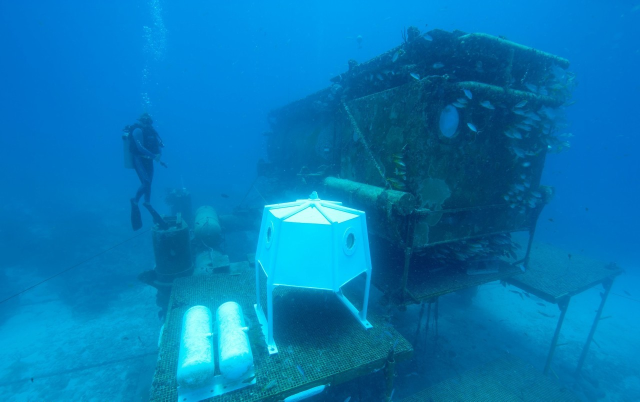
#> input picture data/附件一/10_img_.png, 1280 x 803 px (shown at 1/2 size); its folder holds only this picture in this run
$ python T4_optimizing_basedT3.py
#> lines starting #> are read from the running program, lines starting #| are printed output that depends on the picture
#  T4_optimizing_basedT3.py
import os
import cv2
import numpy as np
import pandas as pd
from tqdm import tqdm


# 计算 PSNR（峰值信噪比）
def calculate_psnr(image, reference):
    mse = np.mean((image.astype(np.float64) - reference.astype(np.float64)) ** 2)
    if mse == 0:
        return float('inf')
    return 20 * np.log10(255.0 / np.sqrt(mse))


# 计算 UCIQE 指标
def calculate_uciqe(image):
    lab = cv2.cvtColor(image, cv2.COLOR_BGR2LAB)
    l_channel, a_channel, b_channel = cv2.split(lab)
    chroma = np.sqrt(a_channel.astype(np.float64) ** 2 + b_channel.astype(np.float64) ** 2)
    ucq = np.mean(l_channel.astype(np.float64)) * np.std(chroma) / (np.mean(chroma) + 1e-6)
    return ucq


# 计算 UIQM 指标
def calculate_uiqm(image):
    hsv = cv2.cvtColor(image, cv2.COLOR_BGR2HSV)
    h, s, v = cv2.split(hsv)
    uiqm = 0.5 * np.std(h.astype(np.float64)) + 0.25 * np.std(s.astype(np.float64)) + 0.25 * np.mean(
        v.astype(np.float64))
    return uiqm


# 从图像增强函数
def enhance_underwater_image(img):
    """
    水下图像增强，包括白平衡调整、去雾、直方图均衡化和伽马校正。
    参数:
        img (numpy.ndarray): 输入图像，BGR 格式。
    返回:
        numpy.ndarray: 增强后的图像。
    """
    # 按照 enhance.py 中定义的增强流水线
    img = super_resolution(img)
    gray_image = cv2.cvtColor(img, cv2.COLOR_BGR2GRAY)
    mean_brightness = np.mean(gray_image)
    img = sharpen_with_kernel(img)
    img = dehaze(img)
    if mean_brightness < 50:
        img = gamma_correction(img, gamma=1.8)
    img = white_balance(img)
    img = histogram_equalization(img, clip_limit=2.0, tile_grid_size=(8, 8))
    return img


# 伽马校正
# [19 lines left out: function gamma_correction, not called in this run]


def super_resolution(img):
    """
    使用预训练的超分辨率模型提高分辨率。
    参数:
        img (numpy.ndarray): 输入低分辨率图像。
    返回:
        numpy.ndarray: 高分辨率图像。
    """
    sr = cv2.dnn_superres.DnnSuperResImpl_create()
    # 加载预训练的 ESPCN 模型
    model_path = "ESPCN_x2.pb"  # 替换为实际模型路径
    try:
        sr.readModel(model_path)
    except Exception as e:
        raise RuntimeError(f"模型加载失败: {e}")
    sr.setModel("espcn", 2)  # 使用 ESPCN 模型，放大倍数为 2
    if len(img.shape) == 2:
        img = cv2.cvtColor(img, cv2.COLOR_GRAY2BGR)
    elif img.shape[2] == 3:
        img = cv2.cvtColor(img, cv2.COLOR_BGR2RGB)
    else:
        raise ValueError("输入图像必须是灰度图像或 3 通道彩色图像。")
    height, width = img.shape[:2]
    new_height = (height // 2) * 2
    new_width = (width // 2) * 2
    resized_img = cv2.resize(img, (new_width, new_height), interpolation=cv2.INTER_AREA)
    try:
        high_res_img = sr.upsample(resized_img)
    except Exception as e:
        raise RuntimeError(f"超分辨率处理失败: {e}")
    high_res_img = cv2.cvtColor(high_res_img, cv2.COLOR_RGB2BGR)
    return high_res_img


# [160 lines left out: functions sharpen_with_kernel, white_balance, dehaze, get_dark_channel, estimate_atmospheric_light, estimate_transmission and 3 more, not called in this run]


# 主函数：处理图像并计算指标
# 主函数：处理图像并计算指标
def enhance_and_evaluate(image_folder, output_excel, output_image_folder):
#> called with image_folder = '../../data/附件一'
    os.makedirs(output_image_folder, exist_ok=True)
    results = []

    # 列出图像文件
    image_files = [f for f in os.listdir(image_folder) if f.lower().endswith(('.jpg', '.png', '.bmp'))]

    for file_name in tqdm(image_files, desc="处理图像"):
        file_path = os.path.join(image_folder, file_name)
        if not os.path.isfile(file_path):
            print(f"跳过非文件: {file_name}")
            continue

        # 读取图像
        img = cv2.imread(file_path)
#> img is the input picture: shape (803, 1280, 3); mean B, G, R 181.9, 121.8, 4.2
        if img is None:
            print(f"无法处理图像: {file_name}")
            continue

        reference = np.full_like(img, 128, dtype=np.uint8)

        # 原始指标
        psnr_before = calculate_psnr(img, reference)
#> in calculate_psnr, `mse = np.mean((image.astype(np.float64) - reference.astype(np.float64)..`: mse = 7220.5
#> psnr_before = 9.55
        uciqe_before = calculate_uciqe(img)
#> in calculate_uciqe, `lab = cv2.cvtColor(image, cv2.COLOR_BGR2LAB)`: lab: shape (803, 1280, 3); mean of channels 0, 1, 2 123.5, 122.9, 88.7
#> in calculate_uciqe, `l_channel, a_channel, b_channel = cv2.split(lab)`:
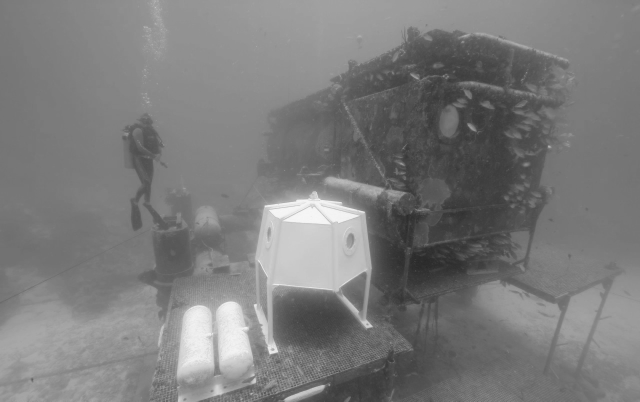
#> l_channel: shape (803, 1280) (shown at 1/2 size); min 39, max 247, mean 123.5
#> in calculate_uciqe, `l_channel, a_channel, b_channel = cv2.split(lab)`:
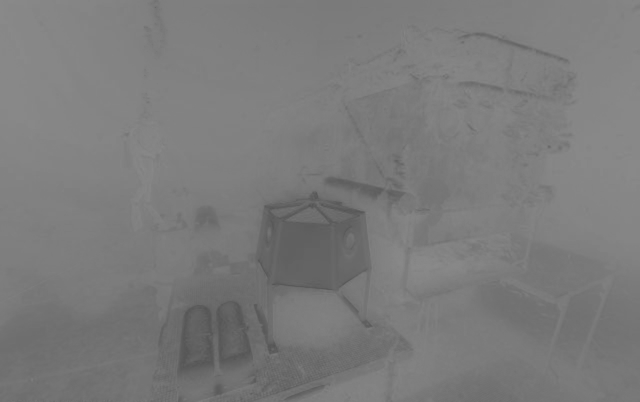
#> a_channel: shape (803, 1280) (shown at 1/2 size); min 82, max 139, mean 122.9
#> in calculate_uciqe, `l_channel, a_channel, b_channel = cv2.split(lab)`:
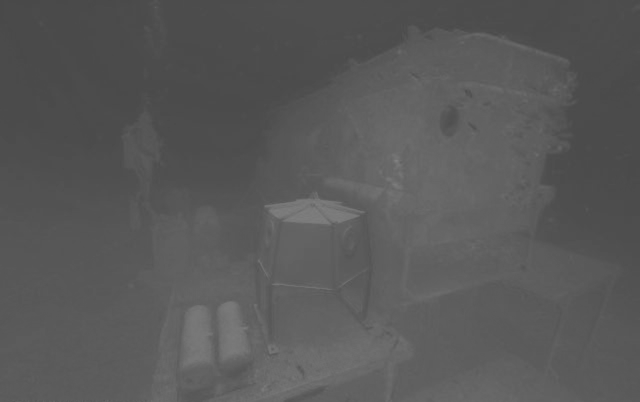
#> b_channel: shape (803, 1280) (shown at 1/2 size); min 72, max 132, mean 88.7
#> in calculate_uciqe, `chroma = np.sqrt(a_channel.astype(np.float64) ** 2 + b_channel.astype(..`:
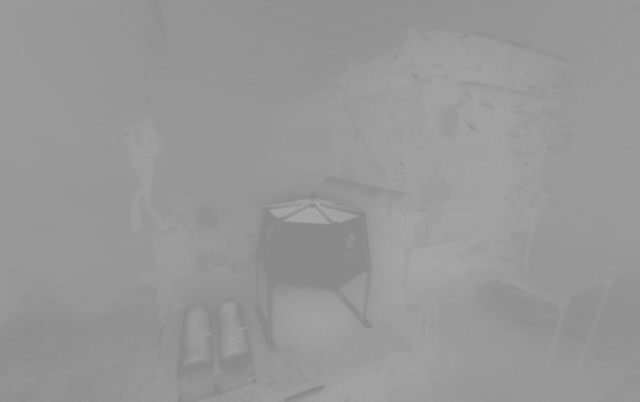
#> chroma: shape (803, 1280) float64 (shown at 1/2 size); min 137.2, max 169.2, mean 152.1
#> in calculate_uciqe, `ucq = np.mean(l_channel.astype(np.float64)) * np.std(chroma) / (np.mea..`: ucq = 4.32
#> uciqe_before = 4.32
        uiqm_before = calculate_uiqm(img)
#> in calculate_uiqm, `hsv = cv2.cvtColor(image, cv2.COLOR_BGR2HSV)`: hsv: shape (803, 1280, 3); mean H, S, V 100.1, 249.8, 181.9
#> in calculate_uiqm, `h, s, v = cv2.split(hsv)`:
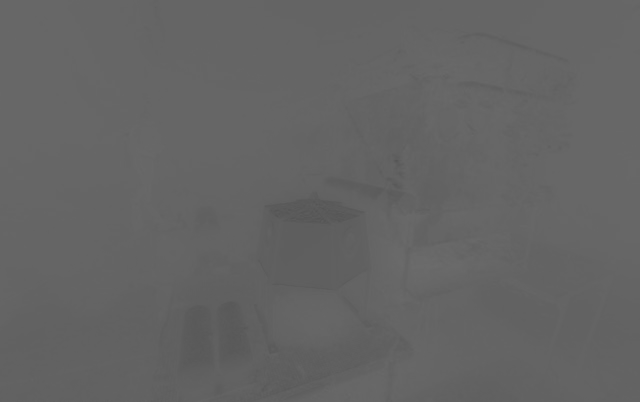
#> h: shape (803, 1280) (shown at 1/2 size); min 83, max 108, mean 100.1
#> in calculate_uiqm, `h, s, v = cv2.split(hsv)`:
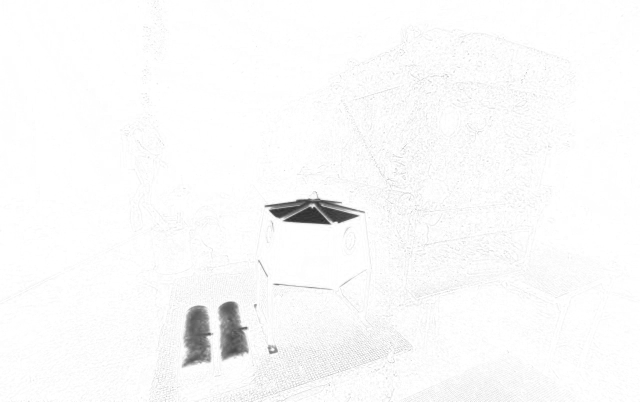
#> s: shape (803, 1280) (shown at 1/2 size); min 40, max 255, mean 249.8
#> in calculate_uiqm, `h, s, v = cv2.split(hsv)`:
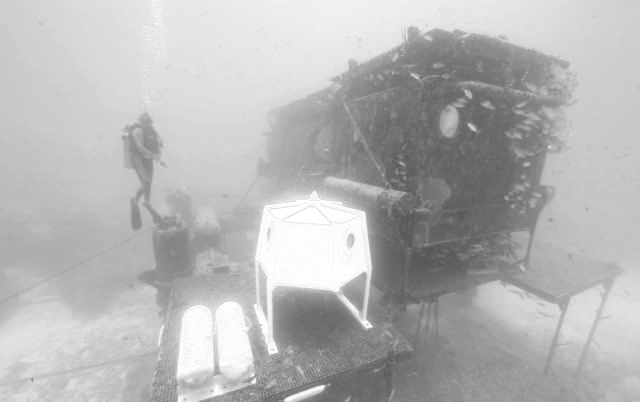
#> v: shape (803, 1280) (shown at 1/2 size); min 81, max 255, mean 181.9
#> in calculate_uiqm, `uiqm = 0.5 * np.std(h.astype(np.float64)) + 0.25 * np.std(s.astype(np...`: uiqm = 51.6
#> uiqm_before = 51.6

        # 增强图像
        enhanced_img = enhance_underwater_image(img)

        # 如果增强后的图像与原始图像尺寸不一致，调整尺寸
        if img.shape != enhanced_img.shape:
            enhanced_img = cv2.resize(enhanced_img, (img.shape[1], img.shape[0]), interpolation=cv2.INTER_AREA)

        # 拼接图像
        comparison_img = np.hstack((img, enhanced_img))

        # 增强后的指标
        psnr_after = calculate_psnr(enhanced_img, reference)
        uciqe_after = calculate_uciqe(enhanced_img)
        uiqm_after = calculate_uiqm(enhanced_img)

        # 保存增强后的图像
        # enhanced_img_name = os.path.join(output_image_folder, f"enhanced_{file_name}")
        comparison_img_name = os.path.join(output_image_folder, f"comparison_{file_name}")

        try:
            # cv2.imwrite(enhanced_img_name, enhanced_img)
            cv2.imwrite(comparison_img_name, comparison_img)  # 保存拼接图像
        except Exception as e:
            print(f"保存图像失败: {file_name}, 错误: {e}")
            continue

        # 保存结果
        results.append({
            "image file name": file_name,
            "Degraded Image Classification": None,
            "PSNR": psnr_before,
            "UCIQE": uciqe_before,
            "UIQM": uiqm_before,
            "PSNR-IM": psnr_after,
            "UCIQE-IM": uciqe_after,
            "UIQM-IM": uiqm_after,
        })

    # 保存到 Excel
    df = pd.DataFrame(results)
    df.to_excel(output_excel, index=False, engine='openpyxl')
    print(f"增强结果已保存至 {output_excel}")


# 主程序执行
if __name__ == "__main__":
    image_folder = r"../../data/附件一"  # 替换为你的输入文件夹路径
    output_excel = r"../../results/metrics/T4_optimizing_basedT3.xlsx"  # 替换为你的输出 Excel 文件路径
    output_image_folder = r"../../results/T4enhanced_optimizing_basedT3"  # 替换为你的输出图像文件夹
#> (the run stopped early here; a loop or call above may not have finished)

$ run again, on data/附件一/124_img_.png
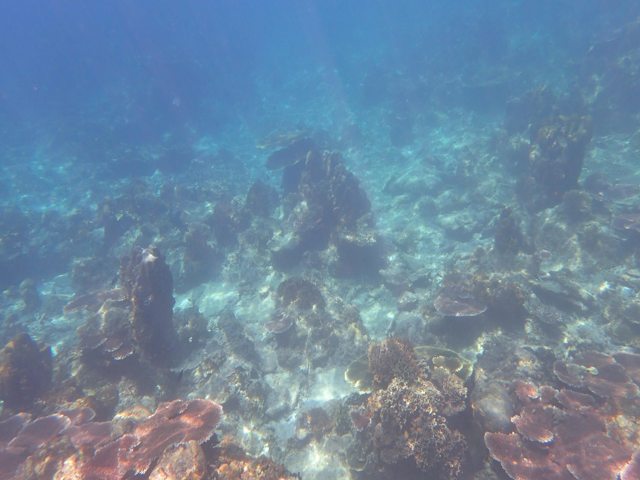
#> input picture data/附件一/124_img_.png, 640 x 480 px
#> in enhance_and_evaluate, img is the input picture: shape (480, 640, 3); mean B, G, R 158.6, 135.4, 109.3
#> mse = 1033.1
#> psnr_before = 17.99
#> lab: shape (480, 640, 3); mean of channels 0, 1, 2 141.4, 125.6, 112.9
#> in calculate_uciqe, `chroma = np.sqrt(a_channel.astype(np.float64) ** 2 + b_channel.astype(..`:
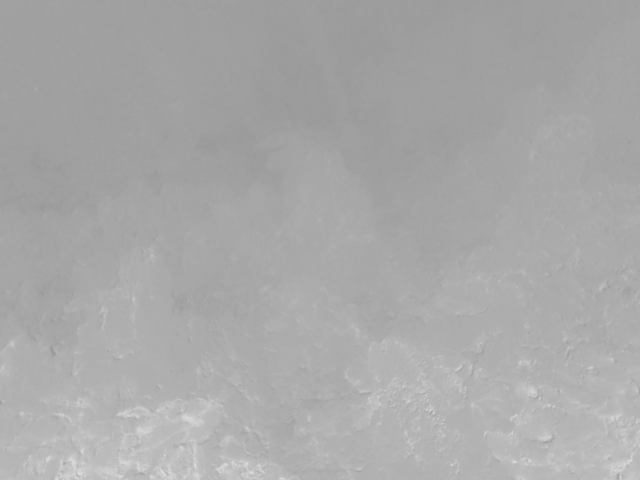
#> chroma: shape (480, 640) float64; min 149.9, max 221.4, mean 169.1
#> ucq = 8.06
#> hsv: shape (480, 640, 3); mean H, S, V 103.8, 82.5, 161
#> in calculate_uiqm, `h, s, v = cv2.split(hsv)`:
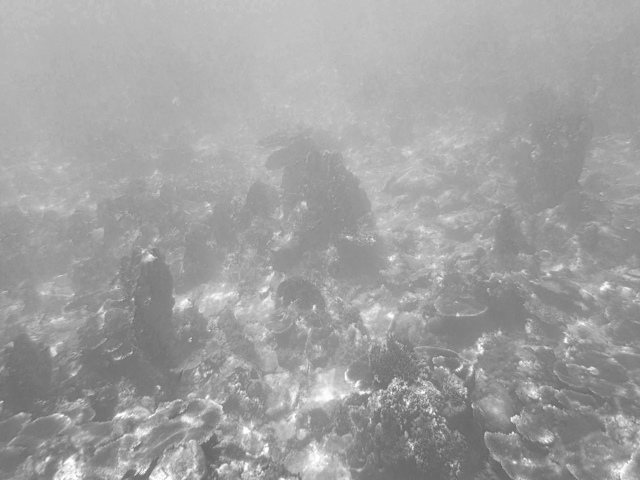
#> v: shape (480, 640); min 98, max 255, mean 161
#> uiqm = 64.04

$ run again, on data/附件一/131_img_.png
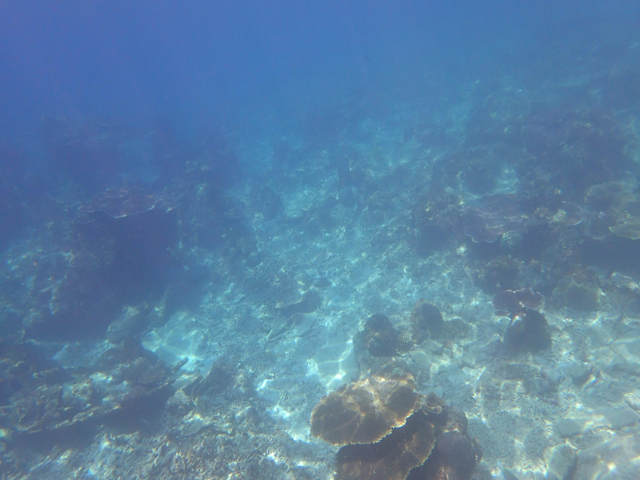
#> input picture data/附件一/131_img_.png, 640 x 480 px
#> in enhance_and_evaluate, img is the input picture: shape (480, 640, 3); mean B, G, R 162.6, 129.6, 90.7
#> mse = 1365.8
#> psnr_before = 16.78
#> lab: shape (480, 640, 3); mean of channels 0, 1, 2 134.3, 124.3, 106.2
#> in calculate_uciqe, `chroma = np.sqrt(a_channel.astype(np.float64) ** 2 + b_channel.astype(..`:
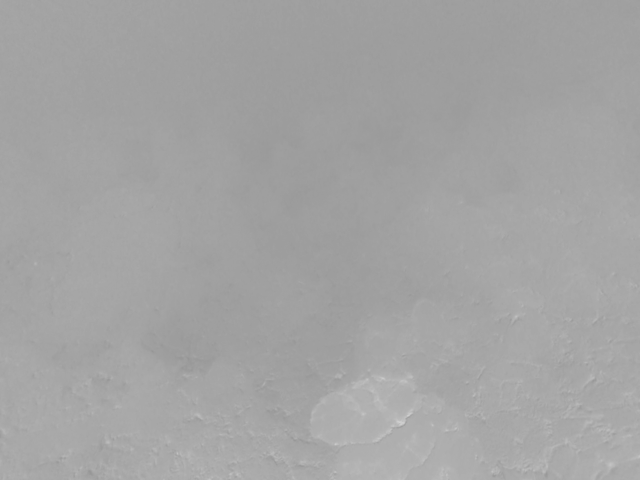
#> chroma: shape (480, 640) float64; min 149.9, max 208, mean 164
#> ucq = 4.11
#> hsv: shape (480, 640, 3); mean H, S, V 102.4, 111.7, 163
#> in calculate_uiqm, `h, s, v = cv2.split(hsv)`:
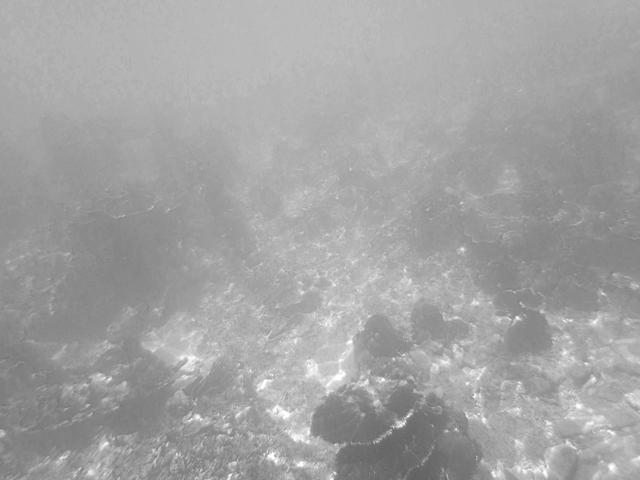
#> v: shape (480, 640); min 97, max 255, mean 163
#> uiqm = 53.52

$ run again, on data/附件一/140_img_.png
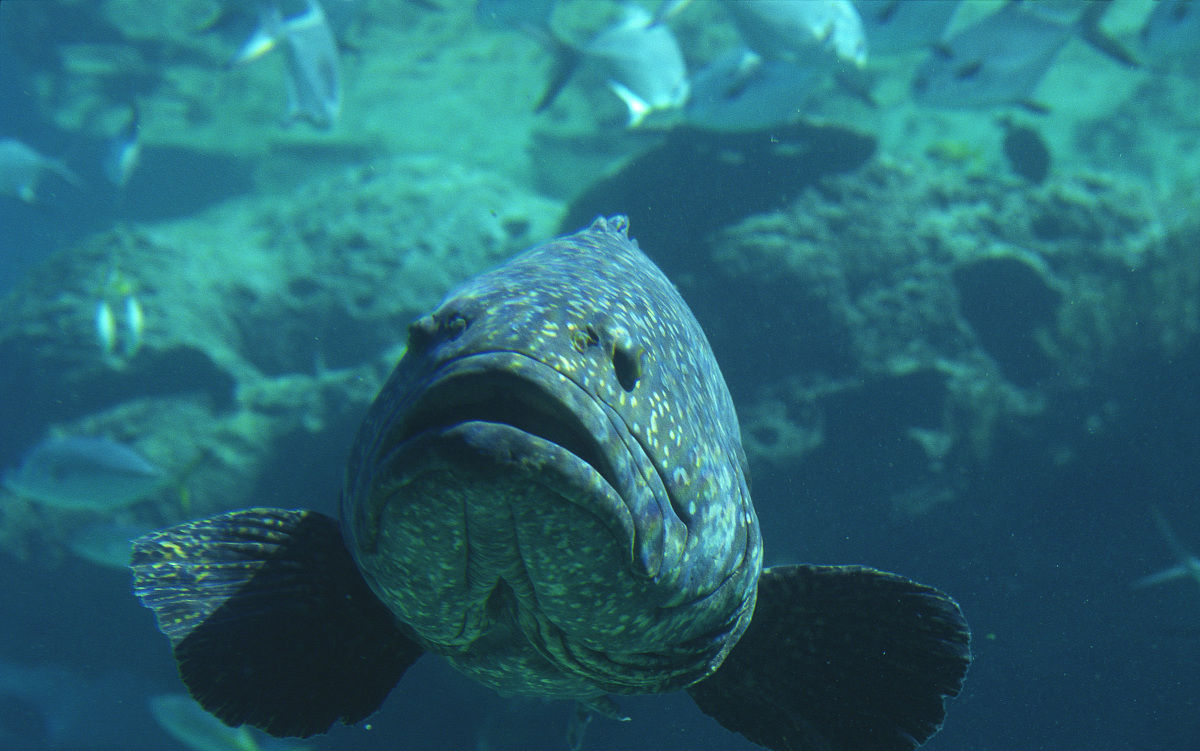
#> input picture data/附件一/140_img_.png, 1200 x 751 px
#> in enhance_and_evaluate, img is the input picture: shape (751, 1200, 3); mean B, G, R 115.8, 103.4, 40.6
#> mse = 4267.6
#> psnr_before = 11.83
#> lab: shape (751, 1200, 3); mean of channels 0, 1, 2 101.7, 113, 115
#> ucq = 3.76
#> hsv: shape (751, 1200, 3); mean H, S, V 95.5, 167.7, 117.6
#> in calculate_uiqm, `h, s, v = cv2.split(hsv)`:
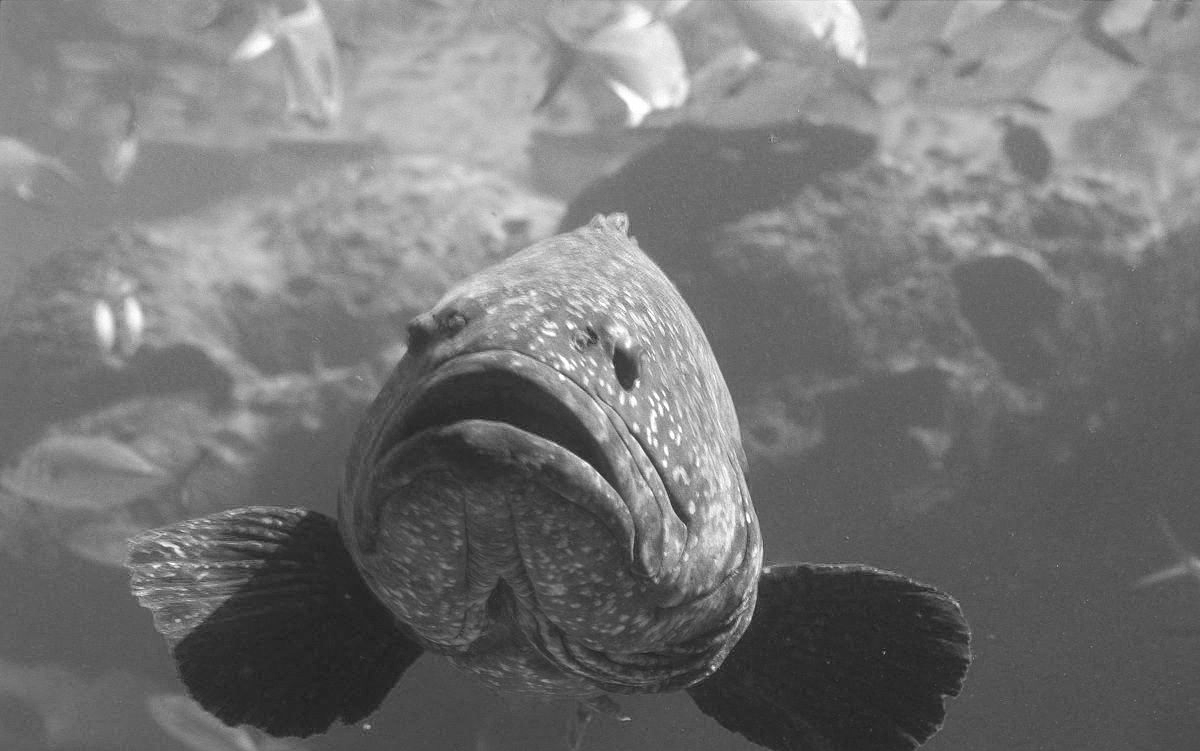
#> v: shape (751, 1200); min 28, max 255, mean 117.6
#> uiqm = 37.37
